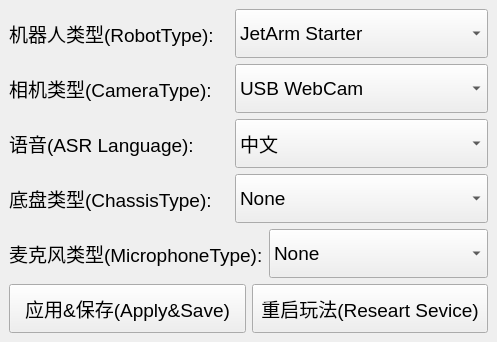
<?xml version="1.0" encoding="UTF-8"?>
<ui version="4.0">
 <class>MainWindow</class>
 <widget class="QMainWindow" name="MainWindow">
  <property name="geometry">
   <rect>
    <x>0</x>
    <y>0</y>
    <width>497</width>
    <height>342</height>
   </rect>
  </property>
  <property name="font">
   <font>
    <pointsize>14</pointsize>
   </font>
  </property>
  <property name="windowTitle">
   <string>JetArm设备类型配置工具</string>
  </property>
  <widget class="QWidget" name="centralwidget">
   <layout class="QGridLayout" name="gridLayout">
    <item row="1" column="0" colspan="2">
     <layout class="QHBoxLayout" name="horizontalLayout_2">
      <item>
       <widget class="QLabel" name="label_2">
        <property name="minimumSize">
         <size>
          <width>220</width>
          <height>0</height>
         </size>
        </property>
        <property name="maximumSize">
         <size>
          <width>220</width>
          <height>16777215</height>
         </size>
        </property>
        <property name="text">
         <string>相机类型(CameraType):</string>
        </property>
        <property name="alignment">
         <set>Qt::AlignLeading|Qt::AlignLeft|Qt::AlignVCenter</set>
        </property>
       </widget>
      </item>
      <item>
       <widget class="QComboBox" name="comboBox_camera_type">
        <property name="sizePolicy">
         <sizepolicy hsizetype="MinimumExpanding" vsizetype="Preferred">
          <horstretch>0</horstretch>
          <verstretch>0</verstretch>
         </sizepolicy>
        </property>
        <item>
         <property name="text">
          <string>USB WebCam</string>
         </property>
        </item>
        <item>
         <property name="text">
          <string>Gemini</string>
         </property>
        </item>
       </widget>
      </item>
     </layout>
    </item>
    <item row="4" column="0" colspan="2">
     <layout class="QHBoxLayout" name="horizontalLayout_5">
      <item>
       <widget class="QLabel" name="label_5">
        <property name="minimumSize">
         <size>
          <width>220</width>
          <height>0</height>
         </size>
        </property>
        <property name="text">
         <string>麦克风类型(MicrophoneType):</string>
        </property>
        <property name="alignment">
         <set>Qt::AlignLeading|Qt::AlignLeft|Qt::AlignVCenter</set>
        </property>
       </widget>
      </item>
      <item>
       <widget class="QComboBox" name="comboBox_microphone_type">
        <property name="sizePolicy">
         <sizepolicy hsizetype="MinimumExpanding" vsizetype="Preferred">
          <horstretch>0</horstretch>
          <verstretch>0</verstretch>
         </sizepolicy>
        </property>
        <item>
         <property name="text">
          <string>None</string>
         </property>
        </item>
        <item>
         <property name="text">
          <string>xf</string>
         </property>
        </item>
        <item>
         <property name="text">
          <string>wonderechopro</string>
         </property>
        </item>
       </widget>
      </item>
     </layout>
    </item>
    <item row="2" column="0" colspan="2">
     <layout class="QHBoxLayout" name="horizontalLayout_4">
      <item>
       <widget class="QLabel" name="label_3">
        <property name="minimumSize">
         <size>
          <width>220</width>
          <height>0</height>
         </size>
        </property>
        <property name="text">
         <string>语音(ASR Language):</string>
        </property>
        <property name="alignment">
         <set>Qt::AlignLeading|Qt::AlignLeft|Qt::AlignVCenter</set>
        </property>
       </widget>
      </item>
      <item>
       <widget class="QComboBox" name="comboBox_asr_language">
        <property name="sizePolicy">
         <sizepolicy hsizetype="MinimumExpanding" vsizetype="Preferred">
          <horstretch>0</horstretch>
          <verstretch>0</verstretch>
         </sizepolicy>
        </property>
        <item>
         <property name="text">
          <string>中文</string>
         </property>
        </item>
        <item>
         <property name="text">
          <string>English</string>
         </property>
        </item>
       </widget>
      </item>
     </layout>
    </item>
    <item row="0" column="0" colspan="2">
     <layout class="QHBoxLayout" name="horizontalLayout">
      <item>
       <widget class="QLabel" name="label">
        <property name="minimumSize">
         <size>
          <width>220</width>
          <height>0</height>
         </size>
        </property>
        <property name="maximumSize">
         <size>
          <width>200</width>
          <height>16777215</height>
         </size>
        </property>
        <property name="text">
         <string>机器人类型(RobotType):</string>
        </property>
        <property name="alignment">
         <set>Qt::AlignLeading|Qt::AlignLeft|Qt::AlignVCenter</set>
        </property>
       </widget>
      </item>
      <item>
       <widget class="QComboBox" name="comboBox_robot_type">
        <property name="sizePolicy">
         <sizepolicy hsizetype="MinimumExpanding" vsizetype="Preferred">
          <horstretch>0</horstretch>
          <verstretch>0</verstretch>
         </sizepolicy>
        </property>
        <item>
         <property name="text">
          <string>JetArm Starter</string>
         </property>
        </item>
        <item>
         <property name="text">
          <string>JetArm Advanced</string>
         </property>
        </item>
       </widget>
      </item>
     </layout>
    </item>
    <item row="5" column="0">
     <widget class="QPushButton" name="pushButton_save">
      <property name="sizePolicy">
       <sizepolicy hsizetype="Minimum" vsizetype="Preferred">
        <horstretch>0</horstretch>
        <verstretch>0</verstretch>
       </sizepolicy>
      </property>
      <property name="text">
       <string>应用&amp;&amp;保存(Apply&amp;&amp;Save)</string>
      </property>
     </widget>
    </item>
    <item row="5" column="1">
     <widget class="QPushButton" name="pushButton_restart_service">
      <property name="sizePolicy">
       <sizepolicy hsizetype="Minimum" vsizetype="Preferred">
        <horstretch>0</horstretch>
        <verstretch>0</verstretch>
       </sizepolicy>
      </property>
      <property name="text">
       <string>重启玩法(Researt Sevice)</string>
      </property>
     </widget>
    </item>
    <item row="3" column="0" colspan="2">
     <layout class="QHBoxLayout" name="horizontalLayout_3">
      <item>
       <widget class="QLabel" name="label_4">
        <property name="minimumSize">
         <size>
          <width>220</width>
          <height>0</height>
         </size>
        </property>
        <property name="text">
         <string>底盘类型(ChassisType):</string>
        </property>
        <property name="alignment">
         <set>Qt::AlignLeading|Qt::AlignLeft|Qt::AlignVCenter</set>
        </property>
       </widget>
      </item>
      <item>
       <widget class="QComboBox" name="comboBox_chassis_type">
        <property name="sizePolicy">
         <sizepolicy hsizetype="MinimumExpanding" vsizetype="Preferred">
          <horstretch>0</horstretch>
          <verstretch>0</verstretch>
         </sizepolicy>
        </property>
        <item>
         <property name="text">
          <string>None</string>
         </property>
        </item>
        <item>
         <property name="text">
          <string>Tank</string>
         </property>
        </item>
        <item>
         <property name="text">
          <string>Mecanum</string>
         </property>
        </item>
        <item>
         <property name="text">
          <string>Slide_Rails</string>
         </property>
        </item>
        <item>
         <property name="text">
          <string>Conveyor_Belt</string>
         </property>
        </item>
       </widget>
      </item>
     </layout>
    </item>
   </layout>
  </widget>
 </widget>
 <resources/>
 <connections/>
</ui>
